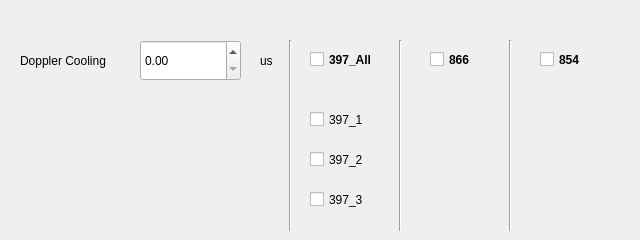
    <widget class="QWidget" name="DPL_Cooling">
     <attribute name="title">
      <string>DPL Cooling</string>
     </attribute>
     <widget class="QDoubleSpinBox" name="doubleSpinBox_DPL">
      <property name="geometry">
       <rect>
        <x>140</x>
        <y>40</y>
        <width>101</width>
        <height>41</height>
       </rect>
      </property>
      <property name="font">
       <font>
        <family>Arial</family>
        <pointsize>9</pointsize>
        <weight>50</weight>
        <bold>false</bold>
       </font>
      </property>
      <property name="layoutDirection">
       <enum>Qt::LeftToRight</enum>
      </property>
      <property name="alignment">
       <set>Qt::AlignLeading|Qt::AlignLeft|Qt::AlignVCenter</set>
      </property>
      <property name="maximum">
       <double>999999.989999999990687</double>
      </property>
     </widget>
     <widget class="QLabel" name="label_36">
      <property name="geometry">
       <rect>
        <x>260</x>
        <y>40</y>
        <width>31</width>
        <height>41</height>
       </rect>
      </property>
      <property name="font">
       <font>
        <family>Arial</family>
        <pointsize>9</pointsize>
        <weight>50</weight>
        <bold>false</bold>
       </font>
      </property>
      <property name="text">
       <string>us</string>
      </property>
     </widget>
     <widget class="QLabel" name="label_37">
      <property name="geometry">
       <rect>
        <x>20</x>
        <y>40</y>
        <width>131</width>
        <height>41</height>
       </rect>
      </property>
      <property name="font">
       <font>
        <family>Arial</family>
        <pointsize>9</pointsize>
        <weight>50</weight>
        <bold>false</bold>
       </font>
      </property>
      <property name="text">
       <string>Doppler Cooling</string>
      </property>
     </widget>
     <widget class="Line" name="line_2">
      <property name="geometry">
       <rect>
        <x>270</x>
        <y>40</y>
        <width>41</width>
        <height>191</height>
       </rect>
      </property>
      <property name="orientation">
       <enum>Qt::Vertical</enum>
      </property>
     </widget>
     <widget class="QCheckBox" name="Laser_397_1">
      <property name="geometry">
       <rect>
        <x>310</x>
        <y>110</y>
        <width>91</width>
        <height>19</height>
       </rect>
      </property>
      <property name="font">
       <font>
        <weight>50</weight>
        <bold>false</bold>
       </font>
      </property>
      <property name="text">
       <string>397_1</string>
      </property>
     </widget>
     <widget class="QCheckBox" name="Laser_397_2">
      <property name="geometry">
       <rect>
        <x>310</x>
        <y>150</y>
        <width>91</width>
        <height>19</height>
       </rect>
      </property>
      <property name="font">
       <font>
        <weight>50</weight>
        <bold>false</bold>
       </font>
      </property>
      <property name="text">
       <string>397_2</string>
      </property>
     </widget>
     <widget class="QCheckBox" name="Laser_397_3">
      <property name="geometry">
       <rect>
        <x>310</x>
        <y>190</y>
        <width>91</width>
        <height>19</height>
       </rect>
      </property>
      <property name="font">
       <font>
        <weight>50</weight>
        <bold>false</bold>
       </font>
      </property>
      <property name="text">
       <string>397_3</string>
      </property>
     </widget>
     <widget class="Line" name="line_3">
      <property name="geometry">
       <rect>
        <x>380</x>
        <y>40</y>
        <width>41</width>
        <height>191</height>
       </rect>
      </property>
      <property name="orientation">
       <enum>Qt::Vertical</enum>
      </property>
     </widget>
     <widget class="Line" name="line_5">
      <property name="geometry">
       <rect>
        <x>490</x>
        <y>40</y>
        <width>41</width>
        <height>191</height>
       </rect>
      </property>
      <property name="orientation">
       <enum>Qt::Vertical</enum>
      </property>
     </widget>
     <widget class="QCheckBox" name="Laser_397_all">
      <property name="geometry">
       <rect>
        <x>310</x>
        <y>50</y>
        <width>91</width>
        <height>19</height>
       </rect>
      </property>
      <property name="font">
       <font>
        <weight>75</weight>
        <bold>true</bold>
       </font>
      </property>
      <property name="text">
       <string>397_All</string>
      </property>
     </widget>
     <widget class="QCheckBox" name="checkBox_12">
      <property name="geometry">
       <rect>
        <x>430</x>
        <y>50</y>
        <width>91</width>
        <height>19</height>
       </rect>
      </property>
      <property name="font">
       <font>
        <weight>75</weight>
        <bold>true</bold>
       </font>
      </property>
      <property name="text">
       <string>866</string>
      </property>
     </widget>
     <widget class="QCheckBox" name="checkBox_13">
      <property name="geometry">
       <rect>
        <x>540</x>
        <y>50</y>
        <width>91</width>
        <height>19</height>
       </rect>
      </property>
      <property name="font">
       <font>
        <weight>75</weight>
        <bold>true</bold>
       </font>
      </property>
      <property name="text">
       <string>854</string>
      </property>
     </widget>
    </widget>
